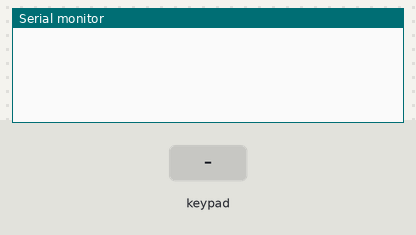
The sketch below on a simulated Arduino Uno, built with avr-gcc and run on an emulated ATmega328P. Shown: the last lines printed to the serial monitor. Wiring (inferred from the names in the program): 3×3 keypad with keys 1 2 3 4 5 6 7 8 9 (labels assumed): rows pin 2, pin 3, pin 4; columns pin 5, pin 6, pin 7. The test bench sets the inputs (shaded band).

Above: at 1.2 s.
1.3 s: key '1' pressed
At 2.4 s:
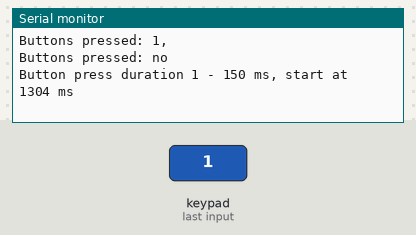
2.9 s: keypad keys 1 2 pressed 0.4 s apart
At 3.04 s:
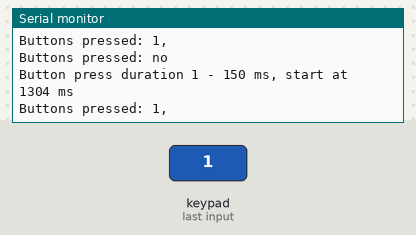
5.2 s: key '2' pressed
At 6.4 s:
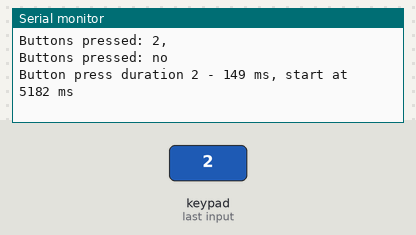
6.7 s: keypad keys 2 5 pressed 0.4 s apart
At 7.8 s:
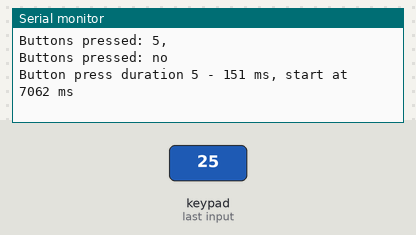
Timing chart, 0 to 9.7 s (numbered marks = the images above; inputs shaded):
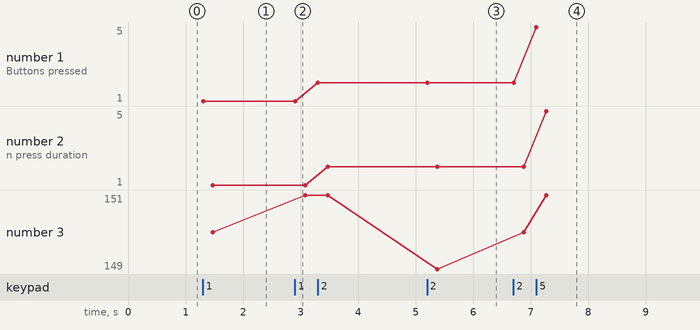

Measured:
- after the input at 1.3 s, the serial monitor: prints a new line at once (image 1)
- after the input at 5.2 s, the serial monitor: prints a new line after 0.18 s (image 3)
- after the input at 6.7 s, the serial monitor: prints a new line after 0.18 s (image 4)
- plotted number 1: 1 → 2 after the input at 2.9 s, 2 → 5 after the input at 6.7 s
- plotted number 2: 1 → 2 after the input at 2.9 s, 2 → 5 after the input at 6.7 s
- plotted number 3: 150 → 151 after the input at 2.9 s, 151 → 149 after the input at 5.2 s, 149 → 151 after the input at 6.7 s

The sketch:

buttonMatrix.ino
```cpp
#define ROW1 2
#define ROW2 3
#define ROW3 4

#define COL1 5
#define COL2 6
#define COL3 7

#define NROWS 3
#define NCOLS 3

const byte row_pins[NROWS] = {ROW1, ROW2, ROW3};
const byte col_pins[NCOLS] = {COL1, COL2, COL3};

bool button_states[NCOLS * NROWS] = {false};

unsigned long button_press_start_time[NCOLS * NROWS] = {0};
unsigned long button_press_duration[NCOLS * NROWS] = {0};

bool previous_button_states[NCOLS * NROWS] = {false};

const int TIMER_INTERVAL_MS = 5;
volatile int current_row = 0;


void setup() {
  for (int i = 0; i < NROWS; i++) {
    pinMode(row_pins[i], OUTPUT);
  }
  for (int i = 0; i < NCOLS; i++) {
    pinMode(col_pins[i], INPUT_PULLUP);
  }

  Serial.begin(9600);

  cli();
  TCCR1A = 0;
  TCCR1B = 0;
  TCCR1B |= (1 << WGM12);
  TCCR1B |= (1 << CS11) | (1 << CS10);
  OCR1A = 1249;
  TIMSK1 |= (1 << OCIE1A);
  sei();
}

void loop() {

}

ISR(TIMER1_COMPA_vect) {
  scan_row(current_row);

  current_row++;
  if (current_row >= NROWS) {
    current_row = 0;
  }
}

void scan_row(int row_number) {
  PORTD &= ~(1 << row_pins[row_number]);
  for (int icol = 0; icol < NCOLS; icol++) {
    int button_index = row_number * NCOLS + icol;
    bool current_state = !(PIND & (1 << col_pins[icol]));

    button_states[button_index] = current_state;

    if (current_state != previous_button_states[button_index]) {
      if (current_state) {
        button_press_start_time[button_index] = millis();
        print_pressed_buttons();
      } else {
        button_press_duration[button_index] = millis() - button_press_start_time[button_index];
        print_pressed_buttons();
        Serial.print("Button press duration ");
        Serial.print(button_index + 1);
        Serial.print(" - ");
        Serial.print(button_press_duration[button_index]);
        Serial.print(" ms, start at ");
        Serial.print(button_press_start_time[button_index]);
        Serial.println(" ms");
      }

      previous_button_states[button_index] = current_state;
    }
  }

  PORTD |= (1 << row_pins[row_number]);
}

void print_pressed_buttons() {
  bool any_pressed = false;
  Serial.print("Buttons pressed: ");
  for (int i = 0; i < NROWS * NCOLS; i++) {
    if (button_states[i]) {
      Serial.print(i + 1);
      Serial.print(", ");
      any_pressed = true;
    }
  }
  if (any_pressed) {
    Serial.println();
  } else {
    Serial.println("no");
  }
}
```
